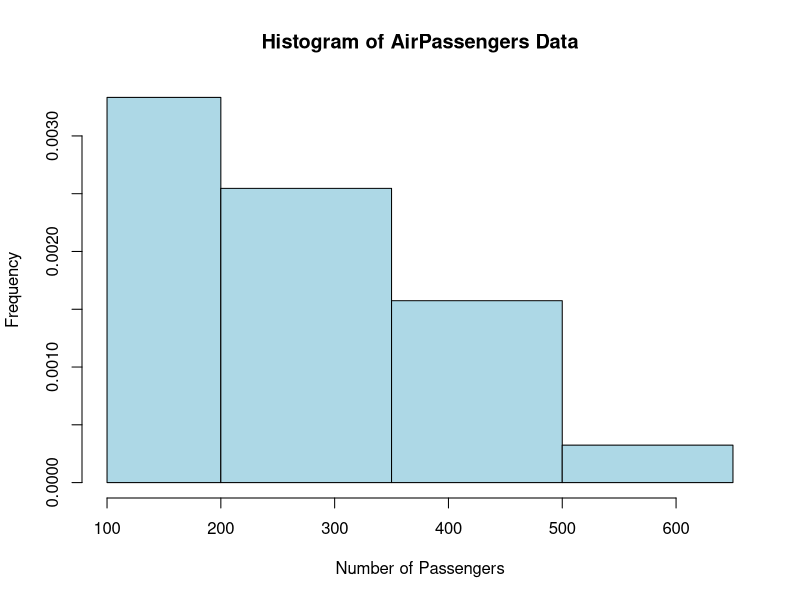

This figure's R source:
data("AirPassengers")
passengers <- as.numeric(AirPassengers)
breaks_seq <- c(100, seq(200, 700, by=150))
hist(passengers, breaks=breaks_seq, col="lightblue", border="black",
     main="Histogram of AirPassengers Data", 
     xlab="Number of Passengers", 
     ylab="Frequency")
